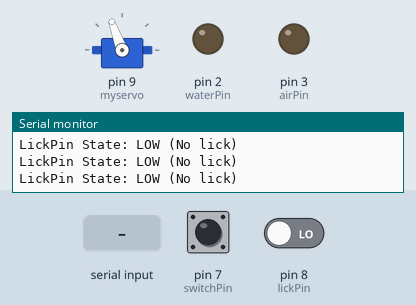
Recording of a sketch running on a simulated Arduino Uno, built with avr-gcc and run on an emulated ATmega328P. Parts: servo, output pins drawn as LEDs (lit = HIGH), the last lines printed to the serial monitor. Dashed ring = blinking. The test bench sets the inputs (shaded band); at power-on: pin 7 (switchPin) LOW, pin 8 (lickPin) LOW.

Above: at 1.2 s.
1.3 s: "H" received over Serial
At 1.52 s:
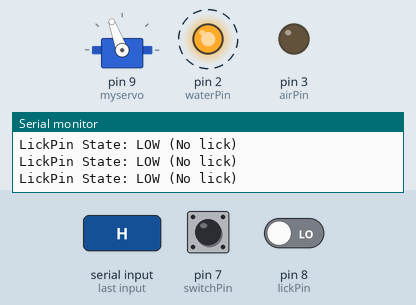
4.3 s: "R" received over Serial
7.3 s: pin 7 (switchPin) pulled HIGH for 3.2 s
12.0 s: "S" received over Serial
At 13.1 s:
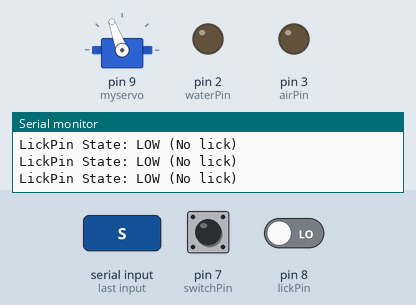
13.6 s: "A" received over Serial
At 14.8 s:
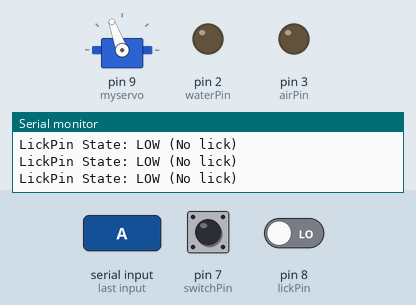
15.1 s: pin 8 (lickPin) driven HIGH
At 16.5 s:
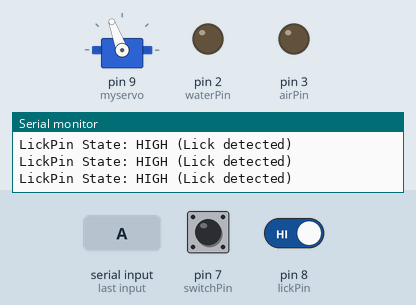
Timing chart, 0 to 17.7 s (numbered marks = the images above; inputs shaded):
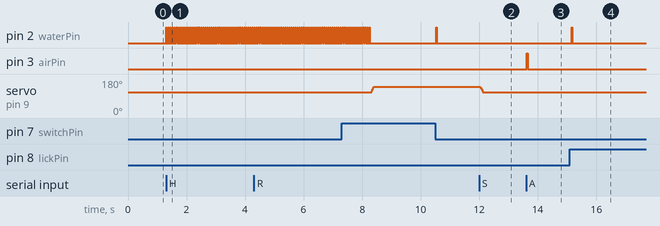

Measured:
- after the input at 1.3 s, pin 2 (waterPin): alternates HIGH for 0.02 s and LOW for 0.05 s, starting at once
- after the input at 12.0 s, servo on pin 9 (myservo): 140° → 110° at once
- after the input at 13.6 s, pin 3 (airPin): LOW → HIGH at once, → LOW 0.04 s later
- after the input at 15.1 s, pin 2 (waterPin): LOW → HIGH after 0.06 s, → LOW 0.02 s later

The sketch:

runGngGpt_test.ino
```cpp
#include <Servo.h>

Servo myservo;  // create servo object to control a servo

// define input pins
const int switchPin = 7; // manual switch
const int lickPin = 8;   // lickometer
// define output pins
const int waterPin = 2;  // water
const int airPin = 3;    // air
const int waterStrobe = 4; // this mirrors waterPin (strobe to NP nidq)
const int airStrobe = 5; // this mirrors airPin (strobe to NP nidq)
const int manualWaterStrobe = 6; // strobe for manual water delivery

// Variables
unsigned long lastLickStateChange = 0;
unsigned long lastSwitchStateChange = 0;
unsigned long stimStart = 0;
unsigned long lastWaterDelivered = 0;
unsigned long lastAirPuffDelivered = 0;

// Pulse parameters and delays
const unsigned long waterDur = 20;   // Duration of the water pulse (ms)
const unsigned long airDur = 40;     // Duration of the air pulse (ms)
const unsigned long spoutMoveDur = 0;

// Servo parameters
const int outPos = 110;  // out position of the spout
const int inPos = 140;   // in position of the spout
const int servoStepSize = 5;
const int servoStepDelay = 15;
int currentSpoutPos = outPos;  // Start with the spout in the 'out' position

// Track the last command received ('R' for water, 'P' for air)
char lastCommand = ' ';

// MATLAB conditional
char serialData;
bool newSerialFlag = false;
bool servoInMotion = false;  // Track if the servo is in motion

void setup() {
  Serial.begin(9600);
  pinMode(lickPin, INPUT);
  pinMode(switchPin, INPUT);
  pinMode(waterPin, OUTPUT);
  pinMode(airPin, OUTPUT);

  myservo.attach(9); // use digital 9 channel for servo control
  myservo.write(outPos);  // Initial position
  delay(spoutMoveDur);
}

void loop() {
  // Handle serial data for commands
  if (Serial.available() > 0) {
    serialData = Serial.read();
    stimStart = millis();

    // Track the last command (R for water, P for air)
    if (serialData == 'R' || serialData == 'P') {
      lastCommand = serialData;
      // Ensure spout moves to 'inPos' if it isn't already there
      if (currentSpoutPos == outPos) {
        moveServoSmoothly(outPos, inPos, servoStepSize, servoStepDelay);
        currentSpoutPos = inPos;  // Update to 'inPos'
        Serial.println("Spout moved to IN position.");
      }
    }

    // Process other serial commands (servo, water, air)
    if (!servoInMotion) { // Only process new commands if the servo is not in motion
      processSerialCommand();
    }
  }

  // Continuously monitor licks
  handleLickDetection();

  // Check the switch as well
  checkSwitchAndLick();
}

void handleLickDetection() {
  int lickState = digitalRead(lickPin);  // Read the lickPin state
  // Monitor the lickState on the Serial Monitor
  Serial.print("LickPin State: ");
  if (lickState == HIGH) {
    Serial.println("HIGH (Lick detected)");
  } else {
    Serial.println("LOW (No lick)");
  }

  // Check if enough time has passed since the last water or air delivery
  if ((millis() - lastWaterDelivered > 1000) && (millis() - lastAirPuffDelivered > 1000)) {
    // If a lick is detected, handle the outcome based on the last command
    if (lickState == HIGH && lastLickStateChange == 0) {
      lastLickStateChange = millis();  // Record the lick

      if (lastCommand == 'R') {  // Water reward if last command was 'R'
        setWaterPins(HIGH);
        delay(waterDur);
        setWaterPins(LOW);
        lastWaterDelivered = millis();
        Serial.println("Water delivered.");
      }
      else if (lastCommand == 'P') {  // Air puff if last command was 'P'
        setAirPins(HIGH);
        delay(airDur);
        setAirPins(LOW);
        lastAirPuffDelivered = millis();
        Serial.println("Air puff delivered.");
      }
    }
    else if (lickState == LOW && lastLickStateChange > 0) {
      lastLickStateChange = 0;  // Reset the lick state for the next detection
    }
  }
}

void processSerialCommand() {
  if (serialData == 'S') {    // OUT position for spout, fast move
    // Only move the spout if it is currently in the 'in' position
    if (currentSpoutPos == inPos) {
      moveServoSmoothly(inPos, outPos, servoStepSize, servoStepDelay);
      currentSpoutPos = outPos;  // Update the current position to 'out'
    } else {
      Serial.println("Spout already in OUT position, no movement needed.");
    }
  }
  else if (serialData == 'L') {    // IN position for spout, fast move
    if (currentSpoutPos == outPos) {
      myservo.write(inPos);
      currentSpoutPos = inPos;  // Update the current position to 'in'
    } else {
      Serial.println("Spout already in IN position, no movement needed.");
    }
  }
  else if (serialData == 'I') {    // IN position for spout, slow move
    if (currentSpoutPos == outPos) {
      moveServoSmoothly(outPos, inPos, servoStepSize, servoStepDelay);
      currentSpoutPos = inPos;  // Update the current position to 'in'
    } else {
      Serial.println("Spout already in IN position, no movement needed.");
    }
  }
  else if (serialData == 'O') {    // OUT position for spout, slow move
    if (currentSpoutPos == inPos) {
      moveServoSmoothly(inPos, outPos, servoStepSize, servoStepDelay);
      currentSpoutPos = outPos;  // Update the current position to 'out'
    } else {
      Serial.println("Spout already in OUT position, no movement needed.");
    }
  }
  else if (serialData == 'F') {    // Long water pulse
    triggerWater(20000);
  }
  else if (serialData == 'D') {    // Short water pulse
    triggerWater(waterDur);
  }
  else if (serialData == 'A') {    // Air pulse
    triggerAir(airDur);
  }
  else if (serialData == 'H') {    // Generate water pulses
    generateWaterPulses();
  }
}

void moveServoSmoothly(int startPos, int endPos, int stepSize, int stepDelay) {
  servoInMotion = true;  // Mark the servo as moving
  if (startPos < endPos) {
    for (int pos = startPos; pos <= endPos; pos += stepSize) {
      myservo.write(pos);
      delay(stepDelay);
    }
  } else {
    for (int pos = startPos; pos >= endPos; pos -= stepSize) {
      myservo.write(pos);
      delay(stepDelay);
    }
  }
  servoInMotion = false;  // Mark the servo as no longer moving
}

void triggerWater(unsigned long duration) {
  digitalWrite(waterPin, HIGH);
  delay(duration);
  digitalWrite(waterPin, LOW);
}

void triggerAir(unsigned long duration) {
  digitalWrite(airPin, HIGH);
  delay(duration);
  digitalWrite(airPin, LOW);
}

void generateWaterPulses() {
  for (int i = 0; i < 100; i++) {
    digitalWrite(waterPin, HIGH);
    delay(20);
    digitalWrite(waterPin, LOW);
    delay(50);
  }
}

void checkSwitchAndLick() {
  //int lickState = digitalRead(lickPin);
  int switchState = digitalRead(switchPin);

  if (switchState == HIGH && lastSwitchStateChange == 0) {
    lastSwitchStateChange = millis();
  } else if (switchState == LOW && lastSwitchStateChange > 0) {
    unsigned long switchPulseWidth = millis() - lastSwitchStateChange;
    if (switchPulseWidth > 5) {
      setManualWaterPins(HIGH);
      delay(waterDur);
      setManualWaterPins(LOW);
    }
    lastSwitchStateChange = 0;
  }
}

void setWaterPins(int state) {
  digitalWrite(waterPin, state);
  digitalWrite(waterStrobe, state);
}

void setAirPins(int state) {
  digitalWrite(airPin, state);
  digitalWrite(airStrobe, state);
}

void setManualWaterPins(int state) {
  digitalWrite(waterPin, state);
  digitalWrite(manualWaterStrobe, state);
}
```
